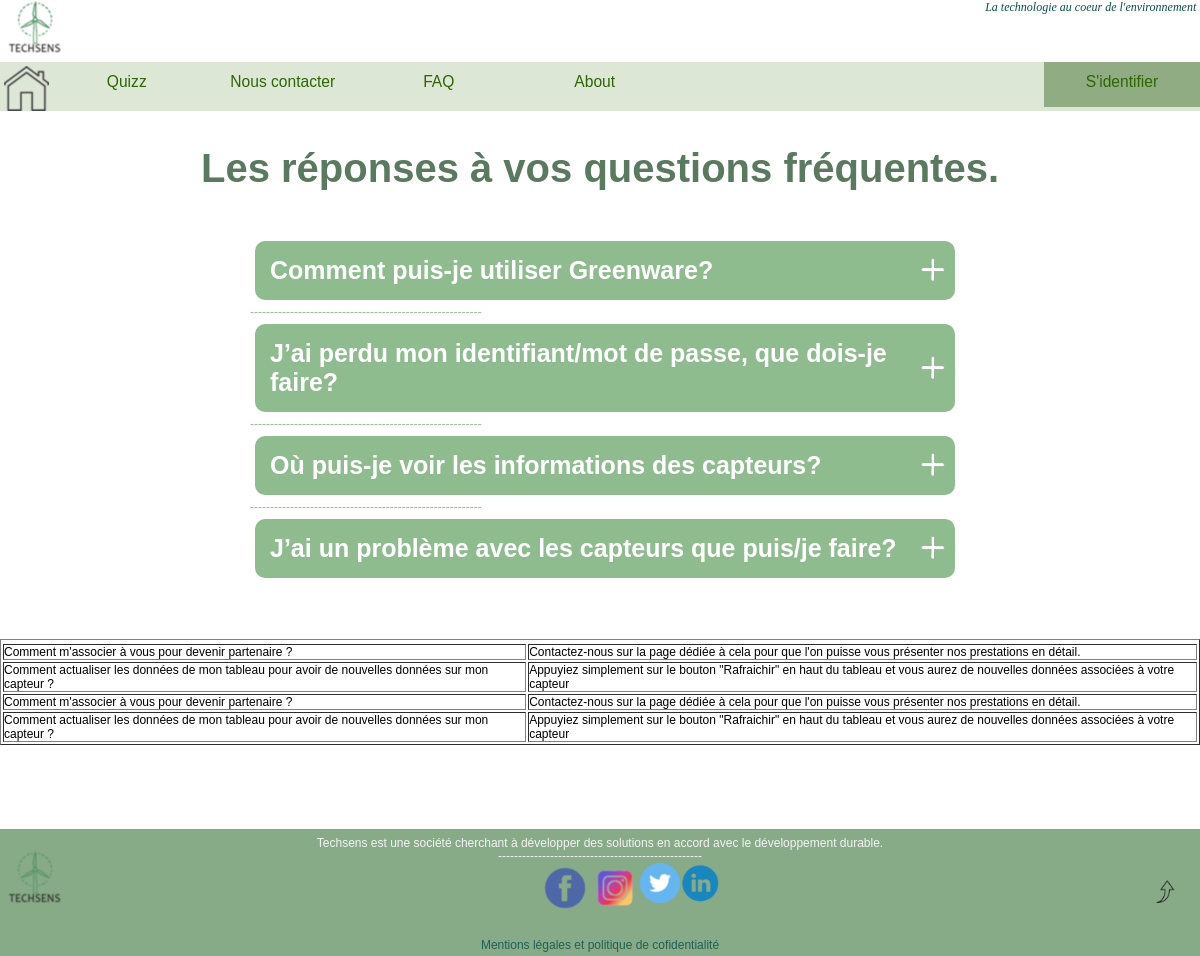
Page /faq.php on the earlier database version.
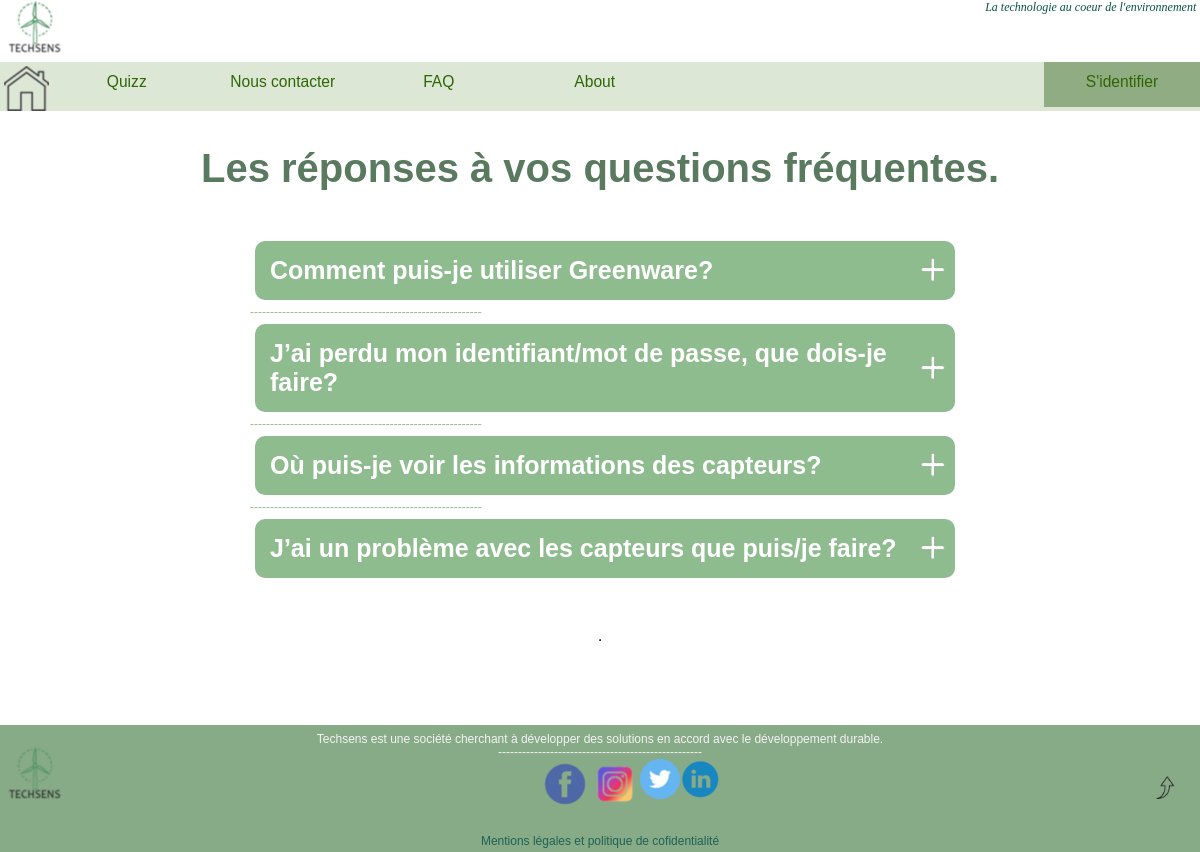
Same page on the later database version.
### tables this page shows
CREATE TABLE `faq` (
  `id` int(255) NOT NULL,
  `question` varchar(255) NOT NULL,
  `reponse` varchar(255) NOT NULL
);

### faq.php (the view, shortened to what this page needs)
<!DOCTYPE html>
<html>
<head>
    <link href="css-FAQ.css" rel="stylesheet">
</head>
<body>
<?php
         if (isset($_SESSION['connected']) && $_SESSION['connected'] == true){
            include("./Composants/headerconnected.php");
                }
        else {include("./Composants/headerdeconnected.php");
    }
    ?>
	<h1 class="h1-faq"> Les réponses à vos questions fréquentes. </h1>
	<div class="container-faq">
		<div class="questions">
			<div class="pannel-faq">
				<h2 class="h2-faq"> Comment puis-je utiliser Greenware? </h2>
				<img class="img-faq" src="image/plus.png" alt="animation">
			</div>
		</div>
<p class="trait">----------------------------------------------------------</p>
		<div class="questions">
			<div class="pannel-faq">
				<h2 class="h2-faq"> J’ai perdu mon identifiant/mot de passe, que dois-je faire?  </h2>
				<img class="img-faq" src="image/plus.png" alt="animation">
			</div>
		</div>
<p class="trait">----------------------------------------------------------</p>
		<div class="questions">
			<div class="pannel-faq">
				<h2 class="h2-faq">Où puis-je voir les informations des capteurs?</h2>
				<img class="img-faq" src="image/plus.png" alt="animation">
			</div>
		</div>
<p class="trait">----------------------------------------------------------</p>
		<div class="questions">
			<div class="pannel-faq">
				<h2 class="h2-faq">J’ai un problème avec les capteurs que puis/je faire?</h2>
				<img class="img-faq" src="image/plus.png" alt="animation">
			</div>
		</div>
	</div>
	<br>
	<br>
	<br>
	<br>
<center>
<?php
$con=mysqli_connect('localhost', 'root', '','techsens');
$result = mysqli_query($con,"SELECT * FROM faq");
echo "<table border='1'>
<tr>
</tr>";
while($row = mysqli_fetch_array($result))
{
echo "<tr>";
echo "<td>" . $row['question'] . "</td>";
echo "<td>" . $row['reponse'] . "</td>";
echo "</tr>";
}
echo "</table>";
?>
</center>
<br>
<br>
<br>
<br><br>
<br>
	<div class="footer">
        <div class="foot">Techsens est une société cherchant à développer des solutions en accord avec le développement durable.</div>
        <img src="logoo.png" alt="photo du logo" />
        <br>
        <div class="content">
            <div class="barre">
            <p>---------------------------------------------------</p></div>
            <div class="photologo">
            <div class="logofb">
                <a href="https://www.facebook.com/profile.php?id=100073322512659"> <img src="fb.png" alt="logo fb" /> </p></a></div>
            <div class="logoinsta">
                <a href="https://www.instagram.com/"> <img src="insta.png" alt="logo insta" /> </a></div>
            <div class="logotwitter">
                <a href="https://twitter.com/Techsens_"> <img src="twitter.png" alt="logo twitter" /></a></div>
            <div class="logolinkedin">
                <a href="https://www.linkedin.com/in/techsens-a9887b222"> <img src="linkedin.png" alt="logo linkedin" /> </a></div>
        </div></div>
            <div class="end">
                    <label for="end">
                        <a href="cgu.html"> Mentions légales et politique de cofidentialité</a></label></div>
    <div id="scrollUp">
            <a href="#haut" class="top">
                <img src="Haut.png" alt="photo bouton" class="img10" /></a>
        </div>
	</div>
</body>
</html>

### Composants/headerdeconnected.php
<!DOCTYPE html>
<html>
<head>
<link href="graphique.css" media="all" rel="stylesheet" type="text/css">
</head>
<body>
<header id="header">
        <div class="topheader">
            <div class="logomenu">
                <img src="logoo.png" alt="photo du logo" /> </p></a>
            </div>
            <div class="phrase">
                <p>La technologie au coeur de l'environnement </p>
            </div>
        </div>
        <div class="mainheader">
            <nav>
            <ul>
                <a href="accueil.php"> <img src="maison.png" alt="photo du logo" class="maisoon"/> </a>
                    <li><a href="quizz.php">Quizz</a></li>
                    <li><a href="contact.php">Nous contacter</a></li>
                    <li><a href="faq.php">FAQ</a></li>
                    <li><a href="about.php">About</a></li>
                    <li style="float:right"><a class="active" href="login.php">S'identifier</a></li>
            </ul>
            </nav>
        </div>
    </header>

### css-FAQ.css (style rules this page uses)
body { font-family: Raleway, sans-serif; }
h1 { text-align: center; padding: 35px 0; font-size: 40px; color: rgb(90, 122, 96); }
.container-faq { width: 70px; max-width: 900px; min-width: 700px; height: auto; margin: 10px auto 0; display: flex; flex-direction: column; justify-content: center; align-items: flex-start; }
.questions { width: 100%; height: auto; margin: 5px; color: white; }
.trait { color: darkseagreen; }
.pannel-faq { display: flex; justify-content: space-between; align-items: center; background: darkseagreen; border-radius: 10px; position: relative; z-index: 100; }
.pannel-faq h2 { margin-left: 10px; padding: 15px 5px; font-size: 25px; }
.pannel-faq img { margin-right: 10px; width: 25px; cursor: pointer; }

### graphique.css (style rules this page uses)
@media screen and (min-width: 61.25rem) and (max-width: 80rem) { html { font-size: 75%; } }
.maisoon { margin-top: .3125rem; margin-left: .3125rem; }
.mainheader ul { list-style-type: none; margin: 0; padding: 0; overflow: hidden; background-color: #dde7d6; width: 100%; }
header { width: 100%; }
li { display: inline; float: left; }
li a { display: flex; color: #2e6604; text-align: center; padding: .875rem 1rem; text-decoration: none; background-color: #dde7d6; height: 3.75rem; font-size: 1.3em; justify-content: space-around; }
.mainheader ul li { width: 13%; height: 3.75rem; justify-content: space-between; }
.topheader { height: 3.75rem; }
.active { background-color: rgba(125, 158, 109, 0.8); display: center; }
.phrase { position: relative; float: right; margin-top: 0rem; margin-right: .3125rem; font-family: cursive; font-size: 1em; font-style: italic; color: #075244; }
img { float: left; }
body { background-color: white; margin: 0; padding: 0; }
.img10 { float: right; width: 1.875rem; height: auto; position: relative; margin-right: 2%; margin-top: -6%; }
.footer { position: relative; padding-top: .625rem; width: 100%; height: 10.625rem; background-color: rgb(123, 161, 123); color: #F3F3F3; text-align: center; opacity: 0.9; bottom: 0; }
.photologo { width: 30%; margin-right: 40%; margin-left: 40%; float: center; }
.end { margin-top: 6.25rem; }
.content { margin-left: 25%; margin-right: 25%; width: 50%; margin-top: -1.25rem; }
a { color: #b82721; text-decoration: none; transition: 0.2s; }
* { box-sizing: border-box; }
a:-webkit-any-link { cursor: pointer; }
a { color: #075244; text-decoration: none; transition: 0.2s; }

Differences in the rows shown:
removed faq: question "Comment m'associer à vous pour devenir partenaire ?", reponse "Contactez-nous sur la page dédiée à cela pour que l'on puisse vous présenter nos prestations en détail."
removed faq: question "Comment actualiser les données de mon tableau pour avoir de nouvelles données sur mon capteur ?", reponse "Appuyiez simplement sur le bouton \"Rafraichir\" en haut du tableau et vous aurez de nouvelles données associées à votre capteur"
removed faq: question "Comment m'associer à vous pour devenir partenaire ?", reponse "Contactez-nous sur la page dédiée à cela pour que l'on puisse vous présenter nos prestations en détail."
removed faq: question "Comment actualiser les données de mon tableau pour avoir de nouvelles données sur mon capteur ?", reponse "Appuyiez simplement sur le bouton \"Rafraichir\" en haut du tableau et vous aurez de nouvelles données associées à votre capteur"
